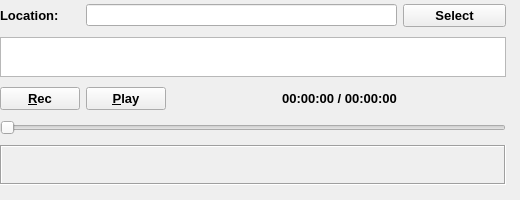
    <widget class="QWidget" name="tab_14">
     <attribute name="title">
      <string>IQ</string>
     </attribute>
     <widget class="QWidget" name="gridLayoutWidget_4">
      <property name="geometry">
       <rect>
        <x>0</x>
        <y>0</y>
        <width>511</width>
        <height>191</height>
       </rect>
      </property>
      <layout class="QGridLayout" name="gridLayout_10">
       <property name="rightMargin">
        <number>5</number>
       </property>
       <item row="2" column="0">
        <widget class="QPushButton" name="recButton_2">
         <property name="enabled">
          <bool>true</bool>
         </property>
         <property name="minimumSize">
          <size>
           <width>32</width>
           <height>20</height>
          </size>
         </property>
         <property name="maximumSize">
          <size>
           <width>16777215</width>
           <height>16777215</height>
          </size>
         </property>
         <property name="font">
          <font>
           <pointsize>10</pointsize>
           <bold>true</bold>
          </font>
         </property>
         <property name="toolTip">
          <string>Record I/Q samples to new file</string>
         </property>
         <property name="text">
          <string>&amp;Rec</string>
         </property>
         <property name="icon">
          <iconset resource="../../../resources/icons.qrc">
           <normaloff>:/icons/icons/record.svg</normaloff>:/icons/icons/record.svg</iconset>
         </property>
         <property name="checkable">
          <bool>true</bool>
         </property>
         <property name="autoDefault">
          <bool>false</bool>
         </property>
        </widget>
       </item>
       <item row="0" column="1" colspan="3">
        <widget class="QLineEdit" name="recDirEdit_3">
         <property name="enabled">
          <bool>true</bool>
         </property>
         <property name="toolTip">
          <string>Enter a different location or use the select button</string>
         </property>
        </widget>
       </item>
       <item row="0" column="4">
        <widget class="QPushButton" name="recDirButton_3">
         <property name="enabled">
          <bool>true</bool>
         </property>
         <property name="sizePolicy">
          <sizepolicy hsizetype="Minimum" vsizetype="Fixed">
           <horstretch>0</horstretch>
           <verstretch>0</verstretch>
          </sizepolicy>
         </property>
         <property name="font">
          <font>
           <pointsize>10</pointsize>
           <bold>true</bold>
          </font>
         </property>
         <property name="toolTip">
          <string>Select a different location</string>
         </property>
         <property name="text">
          <string>Select</string>
         </property>
         <property name="autoDefault">
          <bool>false</bool>
         </property>
        </widget>
       </item>
       <item row="1" column="0" colspan="5">
        <widget class="QListWidget" name="listWidget">
         <property name="sizePolicy">
          <sizepolicy hsizetype="Minimum" vsizetype="Minimum">
           <horstretch>0</horstretch>
           <verstretch>0</verstretch>
          </sizepolicy>
         </property>
         <property name="minimumSize">
          <size>
           <width>0</width>
           <height>20</height>
          </size>
         </property>
         <property name="maximumSize">
          <size>
           <width>16777215</width>
           <height>40</height>
          </size>
         </property>
         <property name="alternatingRowColors">
          <bool>true</bool>
         </property>
         <property name="uniformItemSizes">
          <bool>true</bool>
         </property>
        </widget>
       </item>
       <item row="0" column="0">
        <widget class="QLabel" name="recDirLabel_3">
         <property name="font">
          <font>
           <pointsize>10</pointsize>
           <bold>true</bold>
          </font>
         </property>
         <property name="text">
          <string>Location:</string>
         </property>
        </widget>
       </item>
       <item row="2" column="1">
        <widget class="QPushButton" name="playButton_2">
         <property name="minimumSize">
          <size>
           <width>32</width>
           <height>20</height>
          </size>
         </property>
         <property name="maximumSize">
          <size>
           <width>16777215</width>
           <height>16777215</height>
          </size>
         </property>
         <property name="font">
          <font>
           <pointsize>10</pointsize>
           <bold>true</bold>
          </font>
         </property>
         <property name="toolTip">
          <string>Start playing selected file</string>
         </property>
         <property name="text">
          <string>&amp;Play</string>
         </property>
         <property name="icon">
          <iconset resource="../../../resources/icons.qrc">
           <normaloff>:/icons/icons/play.svg</normaloff>:/icons/icons/play.svg</iconset>
         </property>
         <property name="checkable">
          <bool>true</bool>
         </property>
         <property name="autoDefault">
          <bool>false</bool>
         </property>
        </widget>
       </item>
       <item row="2" column="3">
        <widget class="QLabel" name="timeLabel_2">
         <property name="font">
          <font>
           <pointsize>10</pointsize>
           <bold>true</bold>
          </font>
         </property>
         <property name="text">
          <string>00:00:00 / 00:00:00</string>
         </property>
         <property name="alignment">
          <set>Qt::AlignCenter</set>
         </property>
        </widget>
       </item>
       <item row="5" column="0" colspan="5">
        <widget class="QFrame" name="frame_2">
         <property name="minimumSize">
          <size>
           <width>0</width>
           <height>20</height>
          </size>
         </property>
         <property name="maximumSize">
          <size>
           <width>16777215</width>
           <height>40</height>
          </size>
         </property>
         <property name="frameShape">
          <enum>QFrame::Box</enum>
         </property>
         <property name="frameShadow">
          <enum>QFrame::Sunken</enum>
         </property>
        </widget>
       </item>
       <item row="2" column="2">
        <spacer name="horizontalSpacer_5">
         <property name="orientation">
          <enum>Qt::Horizontal</enum>
         </property>
         <property name="sizeHint" stdset="0">
          <size>
           <width>40</width>
           <height>20</height>
          </size>
         </property>
        </spacer>
       </item>
       <item row="2" column="4">
        <spacer name="horizontalSpacer_6">
         <property name="orientation">
          <enum>Qt::Horizontal</enum>
         </property>
         <property name="sizeHint" stdset="0">
          <size>
           <width>40</width>
           <height>20</height>
          </size>
         </property>
        </spacer>
       </item>
       <item row="3" column="0" colspan="5">
        <widget class="QSlider" name="slider">
         <property name="toolTip">
          <string>Seek forward and backward in I/Q file</string>
         </property>
         <property name="maximum">
          <number>600</number>
         </property>
         <property name="singleStep">
          <number>10</number>
         </property>
         <property name="pageStep">
          <number>60</number>
         </property>
         <property name="orientation">
          <enum>Qt::Horizontal</enum>
         </property>
        </widget>
       </item>
      </layout>
     </widget>
    </widget>
